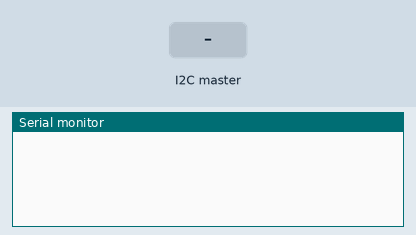
Recording of a sketch running on a simulated Arduino Uno, built with avr-gcc and run on an emulated ATmega328P. Shown: the last lines printed to the serial monitor. Inputs (shaded band) come from the test bench.

Above: at 1.2 s.
1.3 s: the I2C master sends "A"
At 1.7 s:
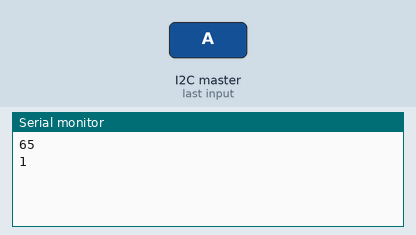
2.8 s: the I2C master sends "B"
At 4.1 s:
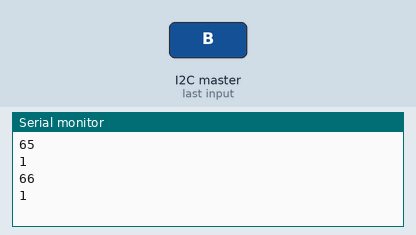
Timing chart, 0 to 5.8 s (numbered marks = the images above; inputs shaded):
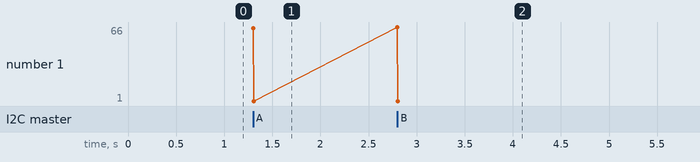

The sketch:

sketch_mar25b-slave.ino
```cpp
//#include <SoftwareSerial.h>
#include <Wire.h>

int state = 0;
//SoftwareSerial tty(10, 11); //RX, TX

void setup() {
  // put your setup code here, to run once:
  Serial.begin(9600);
  Wire.begin(8);
  Wire.onReceive(trigger);
  Wire.onRequest(requestOutput);
  //tty.begin(9600);
  //tty.println("Begin listening...");
}

void loop() {
  // put your main code here, to run repeatedly:
  delay(100);
  //if(tty.available())
  //trigger(tty.read());
}

void trigger(int amount)
{
  int data = 0;
  if (Wire.available())
    data = Wire.read();
  Serial.println(data);
  switch (data)
  {
    case 'A':
      if (!state || state == 1)
        state++;
      else if (state == 3)
        state = 1;
      break;
    case 'B':
      if (state == 2)
        state--;
      else if (state == 3)
        state++;
      break;
    case 'C':
      if (state == 2)
        state <<= 1;
      break;
    case 'D':
      if (state == 4)
        state--;
      break;
    case 'R':
      state = 0;
      break;
    default:
      break;
  }
  Serial.println(state);
  //tty.print("Current state: S");
  //tty.println(state);
}

void requestOutput()
{
  Wire.write(state);
}
```

Measured:
- after the input at 1.3 s, the serial monitor: prints a new line at once (image 1)
- after the input at 2.8 s, the serial monitor: prints a new line at once (image 2)
